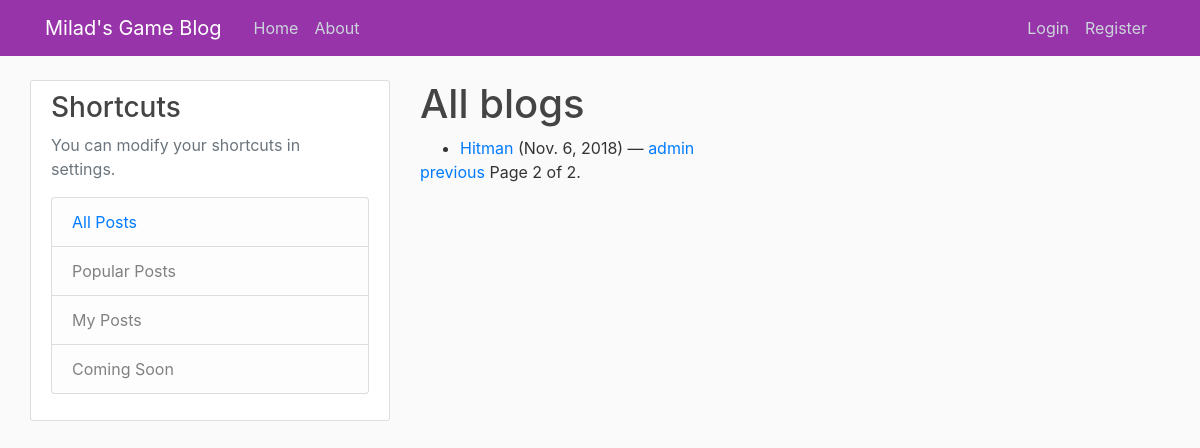
The page /blogs/?page=2 on the database its author committed.
### blog/models.py (models this page shows, shortened)
class Blog(models.Model):
    name = models.CharField(max_length=200)
    author = models.ForeignKey(BlogAuthor, on_delete=models.SET_NULL, null=True)
    description = models.TextField(max_length=2000, help_text="Enter you blog text here.")
    post_date = models.DateField(default=date.today)
    class Meta:
        ordering = ["-post_date"]
    def get_absolute_url(self):
        return reverse('blog-detail', args=[str(self.id)])

class BlogAuthor(models.Model):
    user = models.ForeignKey(User, on_delete=models.SET_NULL, null=True)
    bio = models.TextField(max_length=400, help_text="Enter your bio details here.")
    class Meta:
        ordering = ["user","bio"]
    def __str__(self):
        return self.user.username

### blog/views.py (the view)
# urls.py: path('blogs/', views.BlogListView.as_view(), name='blogs'),
class BlogListView(generic.ListView):
    model = Blog
    paginate_by = 3

### blog/templates/blog/blog_list.html
{% extends "base.html" %}
{% block content %}
    <h1>All blogs</h1>
    {% if blog_list %}
    <ul>
      {% for blog in blog_list %}
      <li>
        <a href="{{ blog.get_absolute_url }}">{{ blog.name }}</a> ({{blog.post_date}}) — <a href="{% url 'blogs-by-author' blog.author.pk %}">{{ blog.author }}</a>
      </li>
      {% endfor %}
    </ul>
    {% else %}
      <p>There are no blogs.</p>
    {% endif %}
{% endblock %}

### blog/static/css/styles.css (style rules this page uses)
body { background: #fafafa; color: #333333; margin-top: 5rem; }
h1, h2, h3, h4, h5, h6 { color: #444444; }
ul { margin: 0; }

### rows shown on the page
Blog: name "Hitman", post_date "Nov. 6, 2018", author "admin"

### other values the page prints
{{ page_obj.number }} "2"
{{ page_obj.paginator.num_pages }} "2"
